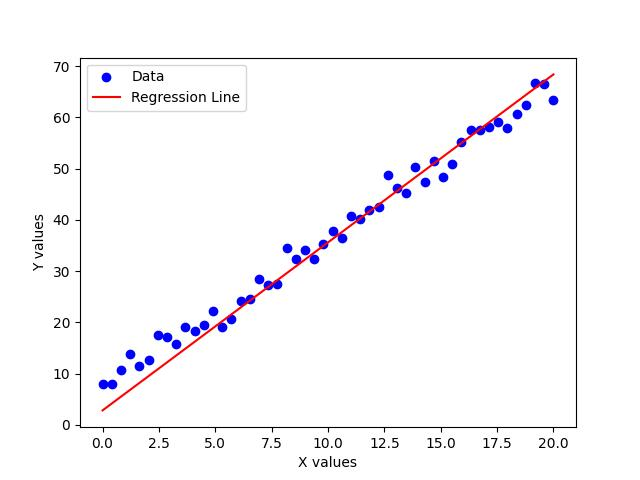

Write Python code to recreate this figure.
import pandas as pd
import numpy as np
import matplotlib.pyplot as plt


df = pd.read_csv("linear_regression_data.csv").values   # Convert DataFrame to NumPy array

# Custom train_test_split function
def train_test_split(data, test_size=0.2, shuffle=True):

    if shuffle:
        np.random.shuffle(data)

    X = data[:, 0].reshape(-1, 1)
    y = data[:, 1].reshape(-1, 1)

    split_index = int(len(data) * (1 - test_size))

    X_train, X_test = X[:split_index], X[split_index:]
    y_train, y_test = y[:split_index], y[split_index:]

    return X_train, X_test, y_train, y_test

X_train, X_test, y_train, y_test = train_test_split(df, test_size=0.2, shuffle=True)

# Use the property of gradients that negaitive of gradient always points in the direction of steepest decrease
def gradient_descent(X_train, y_train, learning_rate, m, c):
    n = X_train.shape[0]
    derivative_wrt_m = 0
    derivative_wrt_c = 0

    for i in range(n):
        x = X_train[i]
        y = y_train[i]
        error = y - (m * x + c)
        derivative_wrt_m -= (2 / n) * error * x
        derivative_wrt_c -= (2 / n) * error

    m -= learning_rate * derivative_wrt_m
    c -= learning_rate * derivative_wrt_c

    return m, c


def plot(data, m, c):
    plt.scatter(data[:, 0], data[:, 1], label="Data", color="blue")
    
    x_range = np.linspace(data[:, 0].min(), data[:, 0].max(), 100)
    y_pred = m * x_range + c

    plt.plot(x_range, y_pred, color="red", label="Regression Line")
    plt.xlabel("X values")
    plt.ylabel("Y values")
    plt.legend()
    plt.show()

"""
    R^2 score = 1 - summation((y_true - y_pred)^2)/summation((y_true - y_mean)^2)

    Significance: It tells us how well our model explains the variance of data

    Interpretation:
    R^2 = 1.0 : Perfect score(Model explains variance perfectly)
    R^2 = 0.0 : Model is as good as using the mean of y as a prediction
    R^2 < 0.0 : Model is worse than using mean of y(Basically worse than guessing)

    ** Why not use accuracy instead?? **
    --> Data is continuous, hence using classical accuracy does not work in this case
"""
def r2_score(X_test, y_true, m, c):
    y_pred = m * X_test + c
    ss_total = np.sum((y_true - np.mean(y_true)) ** 2)
    ss_residual = np.sum((y_true - y_pred) ** 2)
    return 1 - (ss_residual / ss_total)

def main():
    "Try using different epochs and learning rates and compare their R^2 scores"
    epoch = 10000
    learning_rate = 0.0001
    m, c = 0, 0

    for _ in range(epoch):
        m, c = gradient_descent(X_train, y_train, learning_rate, m, c)

    print(f"Final Parameters: m = {m}    c = {c}")
    print("R² Score:", r2_score(X_test, y_test, m, c))

    plot(df, m, c)

main()
